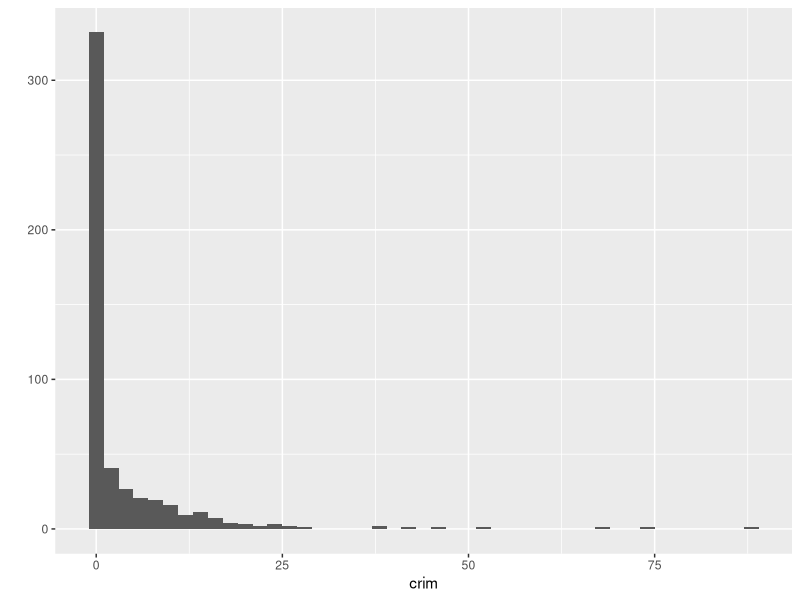
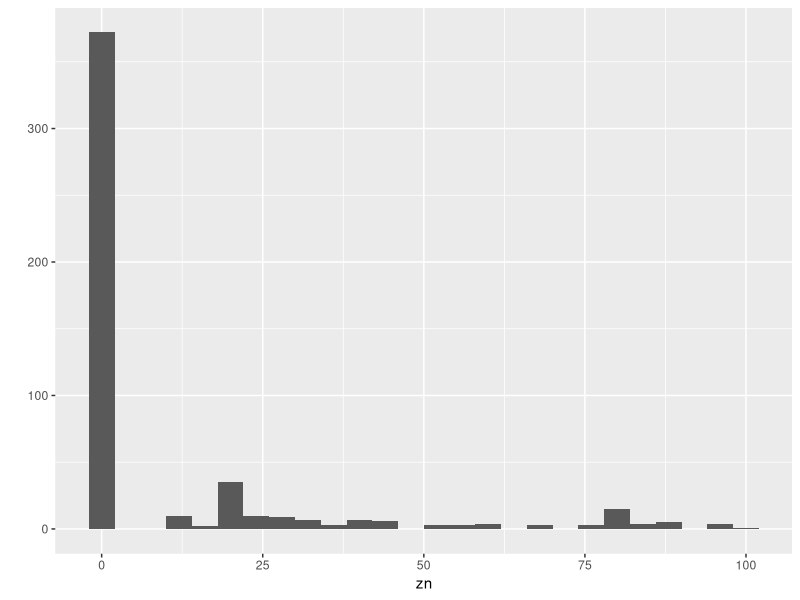
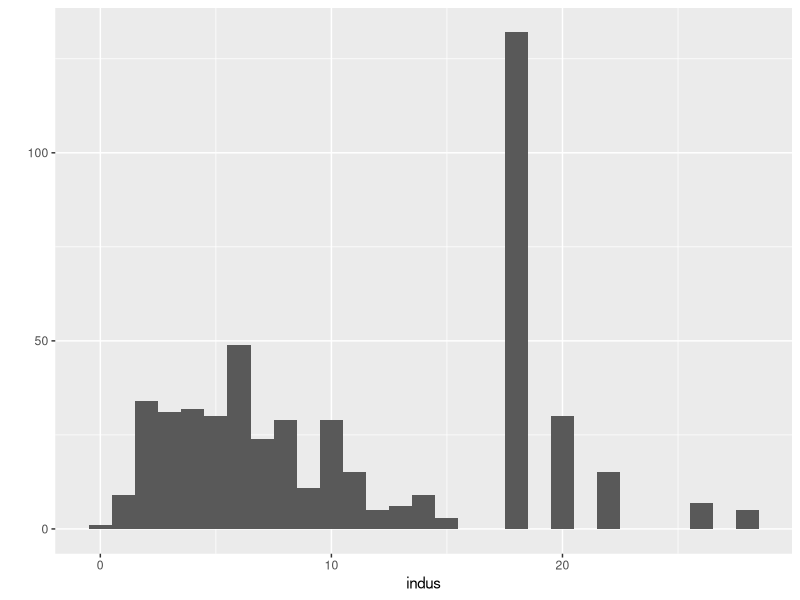
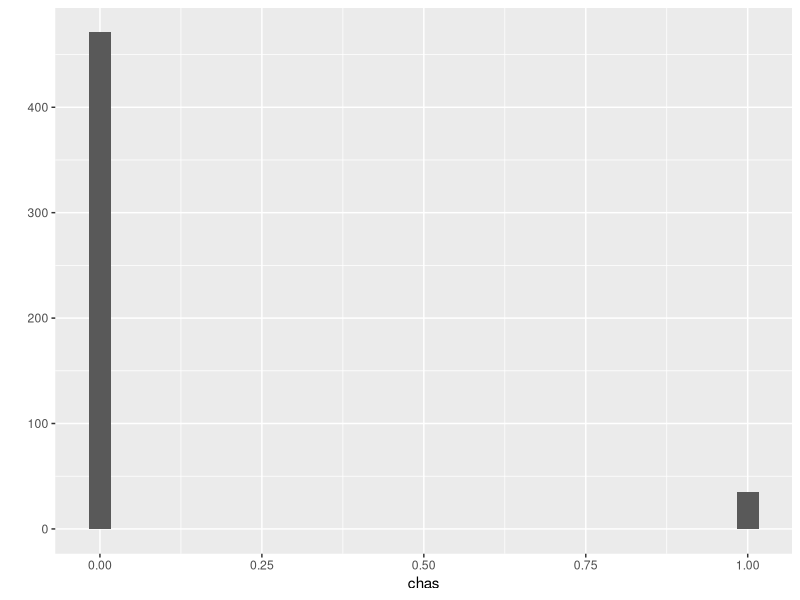
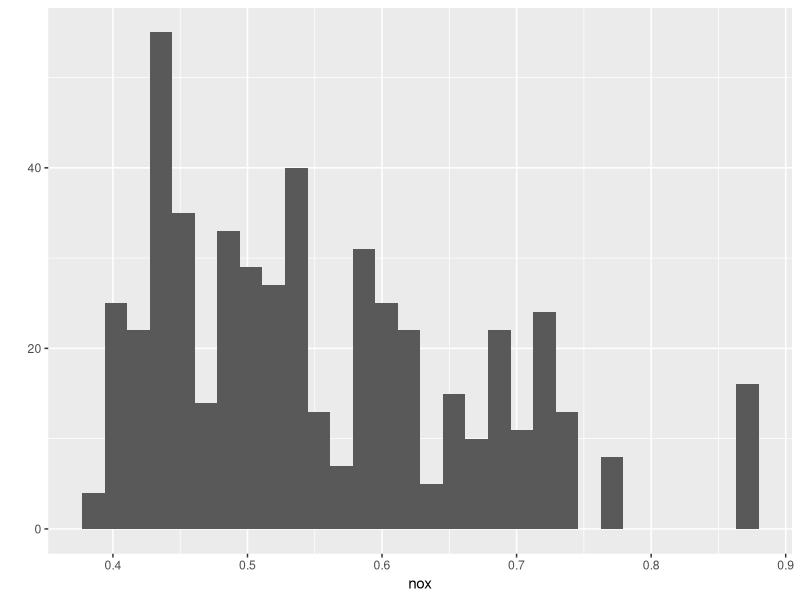
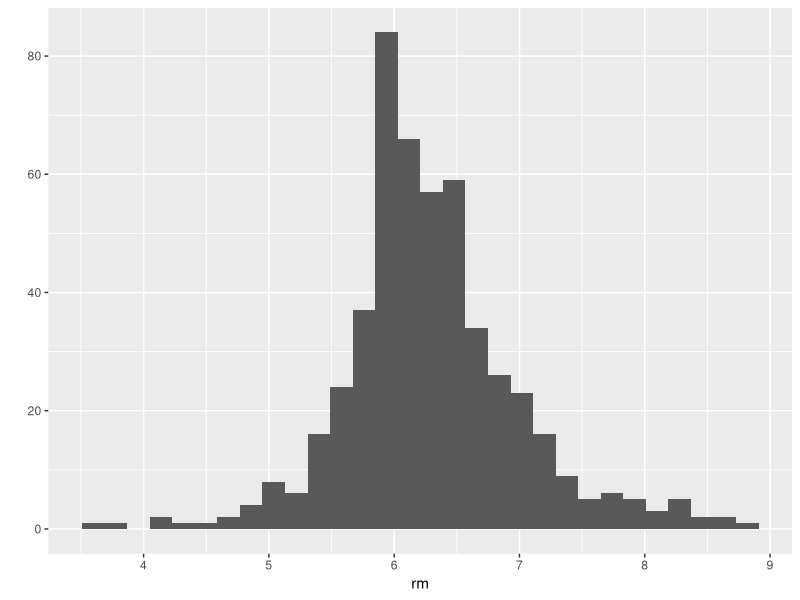
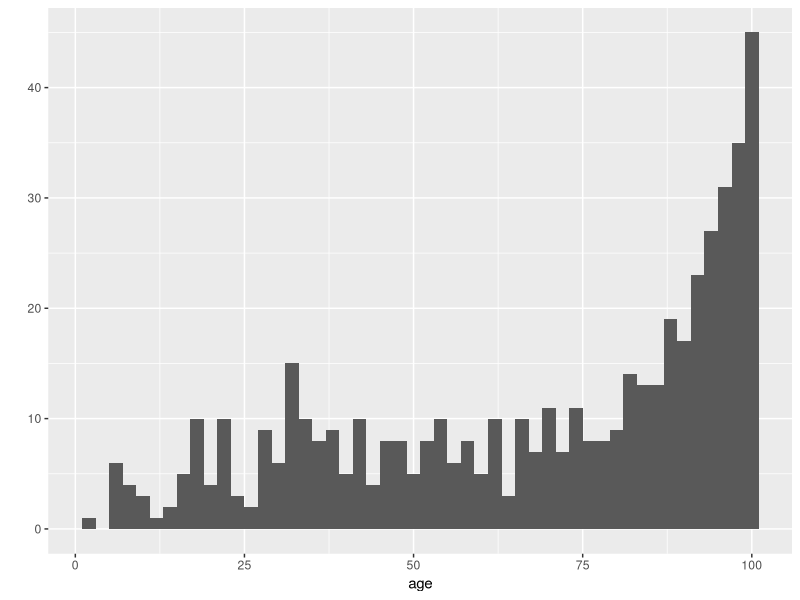
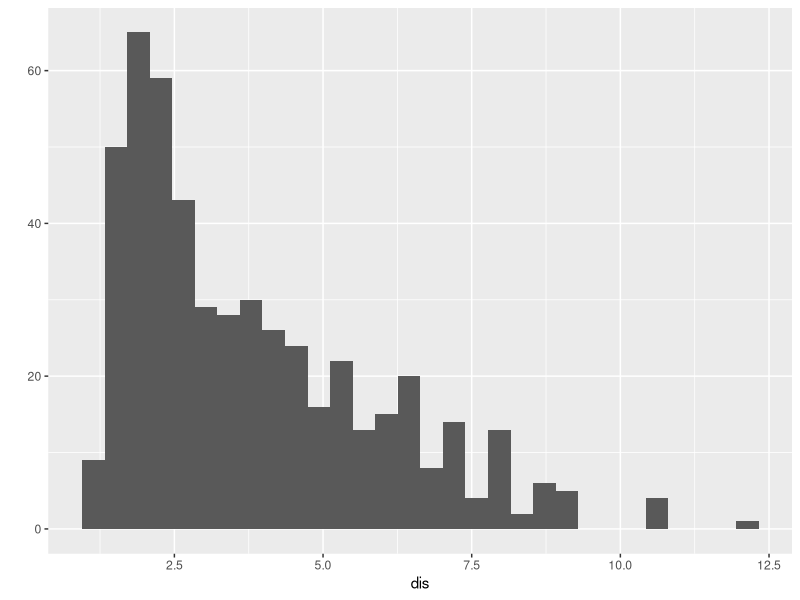

The R source for these figures, in order:
## ---- chunk 1
#Loading the MASS Library
library(MASS)

#Storing the Boston Dataset in a variable 'df'
df<-Boston
print(df)
## ---- chunk 2
#Getting the summary of the Boston Dataset
summary(df)
## ---- chunk 3
#Loading the library GGPLOT2
library(ggplot2)

#Drawing a histogram for CRIM Feature i.e. Per Capita Crime Rate by Town
p1<-qplot(x = crim, data = df, binwidth = 2)
print(p1)
## ---- chunk 4
#Drawing a histogram for ZN i.e. Proportion of Residential land zoned
p2<-qplot(x = zn, data = df, binwidth = 4)
print(p2)
## ---- chunk 5
#Drawing a histogram for Indus i.e. Proportion of non-retail business
p3<-qplot(x = indus, data = df, binwidth = 1)
print(p3)
## ---- chunk 6
#Drawing a histogram for CHAS i.e. Charles River Dummy Variable
p4<-qplot(x = chas, data = df)
print(p4)
## ---- chunk 7
#Drawing a histogram for Niric Oxide Concentration
p5<-qplot(x = nox, data = df)
print(p5)
## ---- chunk 8
#Drawing a histogram for RM i.e. Average no of rooms
p6<-qplot(x = rm, data = df)
print(p6)
## ---- chunk 9
#Drawing a histogram for age i.e.Proportion of units built before 1940
p7<-qplot(x = age, data = df, binwidth = 2)
print(p7)
## ---- chunk 10
#Drwaing a histogram for dis i.e. Distance to five Boston employment centers
p8<-qplot(x = dis, data = df)
print(p8)
## ---- chunk 11
#Drawing a histogram for RAD i.e. Index of accessibility to radial highways
p9<-qplot(x = rad, data = df, binwidth = 1)
print(p9)
## ---- chunk 12
#Drawing a histogram for TAX i.e. Property tax rate per 10K
p10<-qplot(x = tax, data = df, binwidth = 25)
print(p10)
## ---- chunk 13
#Drawing a histogram for PTRATIO i.e. Teacher Student ratio
p11<-qplot(x = ptratio, data = df)
print(p11)
## ---- chunk 14
#Drawing a histogram for black i.e. Proportion of Black people
p12<-qplot(x = black, data = df, binwidth = 20)
print(p12)
## ---- chunk 15
#Drawing a histogram for lstat i.e. Percentage of lower status of population
p13<-qplot(x = lstat, data = df, binwidth = 1)
print(p13)
## ---- chunk 16
#Drawing a histogram for medv i.e. Median value of Homes in 1K
qplot(x = medv, data = df, binwidth = 2)
## ---- chunk 17
#importing the Grid Extra Library
library(gridExtra)

grid.arrange(p1,p2,p3,p4, ncol = 2)
## ---- chunk 18
grid.arrange(p5,p6,p7,p8, ncol = 2)
## ---- chunk 19
grid.arrange(p9,p10,p11,p12,p13, ncol = 2)
## ---- chunk 20
lr1<-lm(df$crim ~ df$medv)
summary(lr1)
## ---- chunk 21
ggplot(data = df,aes(x = crim,y = medv))+
  geom_point(color = "red")+
  geom_smooth(formula = y~x, method = lm, color = "blue")
## ---- chunk 22
lr2<-lm(df$zn ~ df$medv)
summary(lr2)
## ---- chunk 23
ggplot(data = df, aes(x = zn, y = medv))+
  geom_point(color = "red")+
  geom_smooth(formula = y~x, method = lm, color = "blue")
## ---- chunk 24
lr3<-lm(df$indus ~ df$medv)
summary(lr3)
## ---- chunk 25
ggplot(data = df, aes(x = indus, y = medv))+
  geom_point(color = "red")+
  geom_smooth(formula = y~x, method = lm, color = "blue")
## ---- chunk 26
lr4<-lm(df$chas ~ df$medv)
summary(lr4)
## ---- chunk 27
ggplot(data = df, aes(x = chas, y = medv))+
  geom_point(color = "red")+
  geom_smooth(formula = y~x, method = lm, color = "blue")
## ---- chunk 28
lr5<-lm(df$nox ~ df$medv)
summary(lr5)
## ---- chunk 29
ggplot(data = df, aes(x = nox, y = medv))+
  geom_point(color = "red")+
  geom_smooth(formula = y~x, method = lm, color = "blue")
## ---- chunk 30
lr6<-lm(df$rm ~ df$medv)
summary(lr6)
## ---- chunk 31
ggplot(data = df, aes(x = rm, y = medv))+
  geom_point(color = "red")+
  geom_smooth(formula = y~x, method = lm, color = "blue")
## ---- chunk 32
lr7<-lm(df$age ~ df$medv)
summary(lr7)
## ---- chunk 33
ggplot(data = df, aes(x = age, y = medv))+
  geom_point(color = "red")+
  geom_smooth(formula = y~x, method = lm, color = "blue")
## ---- chunk 34
lr8<-lm(df$dis~df$medv)
summary(lr8)
## ---- chunk 35
ggplot(data = df, aes(x = dis, y = medv))+
  geom_point(color = "red")+
  geom_smooth(formula = y~x, method = lm, color = "blue")
## ---- chunk 36
lr9<-lm(df$rad~df$medv)
summary(lr9)
## ---- chunk 37
ggplot(data = df, aes(x = rad, y = medv))+
  geom_point(color = "red")+
  geom_smooth(formula = y~x, method = lm, color = "blue")
## ---- chunk 38
lr10<-lm(df$tax~df$medv)
summary(lr10)
## ---- chunk 39
ggplot(data = df, aes(x = tax, y = medv))+
  geom_point(color = "red")+
  geom_smooth(formula = y~x, method = lm, color = "blue")
## ---- chunk 40
lr11<-lm(df$ptratio~df$medv)
summary(lr11)
## ---- chunk 41
ggplot(data = df, aes(x = ptratio, y = medv))+
  geom_point(color = "red")+
  geom_smooth(formula = y~x, method = lm, color = "blue")
## ---- chunk 42
lr12<-lm(df$black~df$medv)
summary(lr12)
## ---- chunk 43
ggplot(data = df, aes(x = black, y = medv))+
  geom_point(color = "red")+
  geom_smooth(formula = y~x, method = lm, color = "blue")
## ---- chunk 44
lr13<-lm(df$lstat~df$medv)
summary(lr13)
## ---- chunk 45
ggplot(data = df, aes(x = lstat, y = medv))+
  geom_point(color = "red")+
  geom_smooth(formula = y~x, method = lm, color = "blue")
## ---- chunk 46
corelation<-cor(df)
print(corelation)
## ---- chunk 47
library(corrplot)
corrplot(corelation, method = "number")
## ---- chunk 48
library(caTools)
set.seed(123)
sampleSplit<-sample.split(df, SplitRatio = 0.75)
boston_train<-subset(df, sampleSplit == TRUE)
boston_test<-subset(df, sampleSplit == FALSE)
## ---- chunk 49
multiple_lr_model1<-lm(medv~., data = boston_train)
summary(multiple_lr_model1)
## ---- chunk 50
model2=lm(medv~.+factor(chas)-chas,data=boston_train)
summary(model2)
## ---- chunk 51
model3=lm(medv~.+chas:dis,data = boston_train)
summary(model3)
## ---- chunk 52
model4=lm(medv~.+chas:dis-indus,data = boston_train)
summary(model4)
## ---- chunk 53
coefficients(model4)
## ---- chunk 54
boston_test$predicted_medv<-predict(model4,boston_test,type = "response")
#print(boston_test)
cor(boston_test$medv, boston_test$predicted_medv)
## ---- chunk 55
library(party)
dtmodel1<-ctree(medv~., data = boston_train)
boston_test$dtree<-predict(dtmodel1,boston_test,type = "response")
#View(boston_test)
cor(boston_test$medv, boston_test$dtree)
## ---- chunk 56
library(car)
vif(multiple_lr_model1)
## ---- chunk 57
library(psych)
new_data<-df[,-14]
#View(new_data)
datamatrix<-cor(new_data)
KMO(r = datamatrix)
## ---- chunk 58
print(cortest.bartlett(datamatrix, nrow(df)))
## ---- chunk 59
ev<-eigen(cor(new_data))
print(ev$values)
## ---- chunk 60
part.fa<-ev$values/sum(ev$values)*100
print(part.fa)
## ---- chunk 61
factors<-c(1:13)
eigen_values<-ev$values
Scree<-data.frame(factors, eigen_values)
ggplot(data = Scree, aes(x = factors, y = eigen_values))+
  geom_point(color = "red")+
  geom_line(color = "blue")+
  ggtitle("Scree Plot")
## ---- chunk 62
fanone<-fa(r = new_data, nfactors = 3, rotate = "none", fm = "pa")
print(fanone)
## ---- chunk 63
fa.diagram(fanone)
## ---- chunk 64
fa1<-fa(r = new_data, nfactors = 3, rotate = "varimax", fm = "pa")
print(fa1)
## ---- chunk 65
fa.diagram(fa1)
## ---- chunk 66
head(fa1$scores)
## ---- chunk 67
new_boston_data<-cbind(fa1$scores, df$medv)
new_boston_data<-data.frame(new_boston_data)
names(new_boston_data)<-c("PA2", "PA1", "PA3", "MEDV")
head(new_boston_data)
## ---- chunk 68
new_train<-subset(new_boston_data, sampleSplit == TRUE)
new_test<-subset(new_boston_data, sampleSplit == FALSE)
## ---- chunk 69
multiple_lr_model2<-lm(MEDV~., data = new_train)
summary(multiple_lr_model2)
## ---- chunk 70
vif(multiple_lr_model2)
## ---- chunk 71
new_test$ml_predict<-predict(multiple_lr_model2, new_test, type = "response")
#print(new_test)
cor(new_test$MEDV, new_test$ml_predict)
## ---- chunk 72
dtmodel2<-ctree(MEDV~., data = new_train)
new_test$dtree<-predict(dtmodel2,new_test,type = "response")
#View(new_test)
cor(new_test$MEDV, new_test$dtree)
